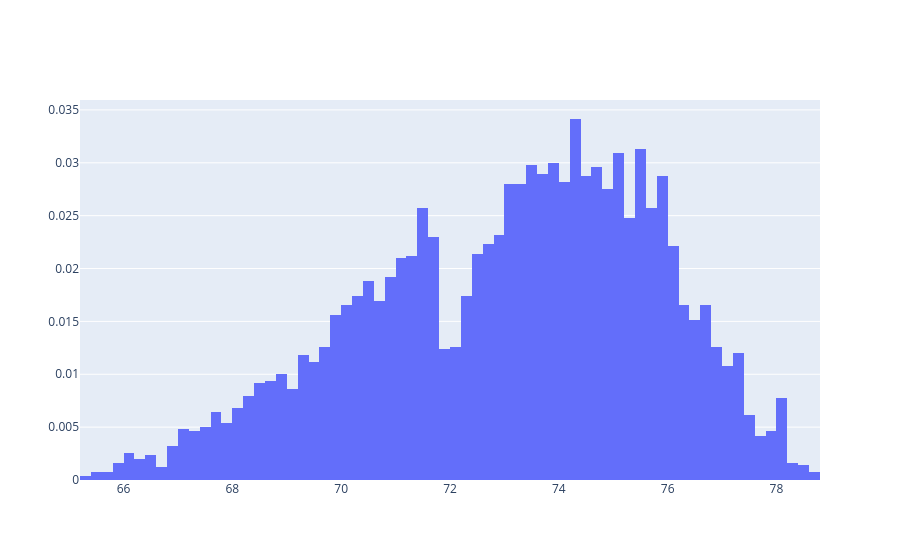

Notebook cell for this chart:
### Markdown cell above
Para plotar o gráfico usamos o plotly.iplot()

### Code cell
plotly.iplot(pyplot_data_norm)

### Figure 1 — Plotly figure (JSON) as saved in the notebook; plotly's stock layout.template omitted (floating-point values rounded to 4 significant figures; data arrays with more than 128 entries replaced by an {"elided": "..."} marker saying what was removed)
{"data": [{"histnorm": "probability", "type": "histogram", "x": {"elided": "5570 float values"}}], "layout": {}}
